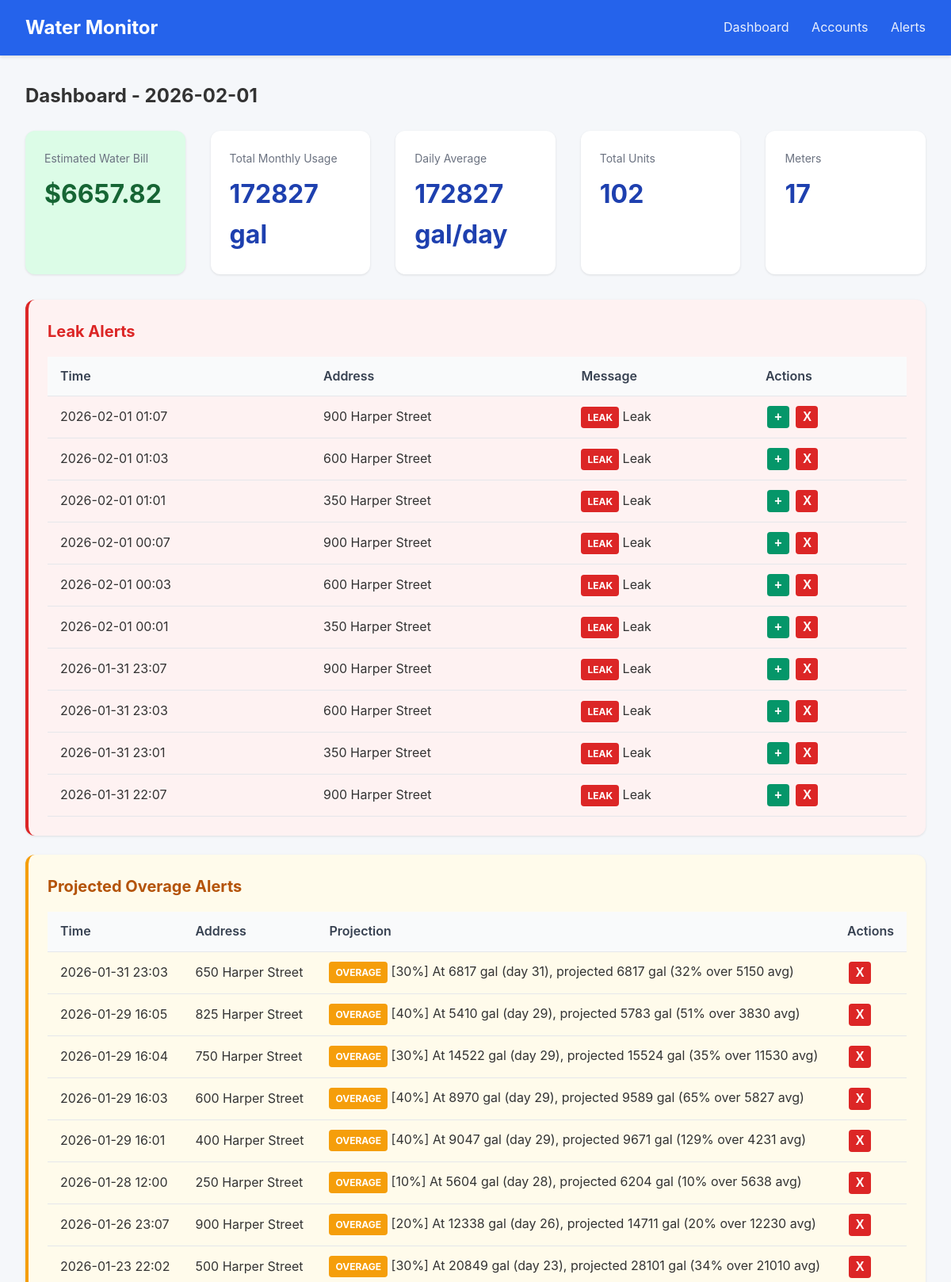
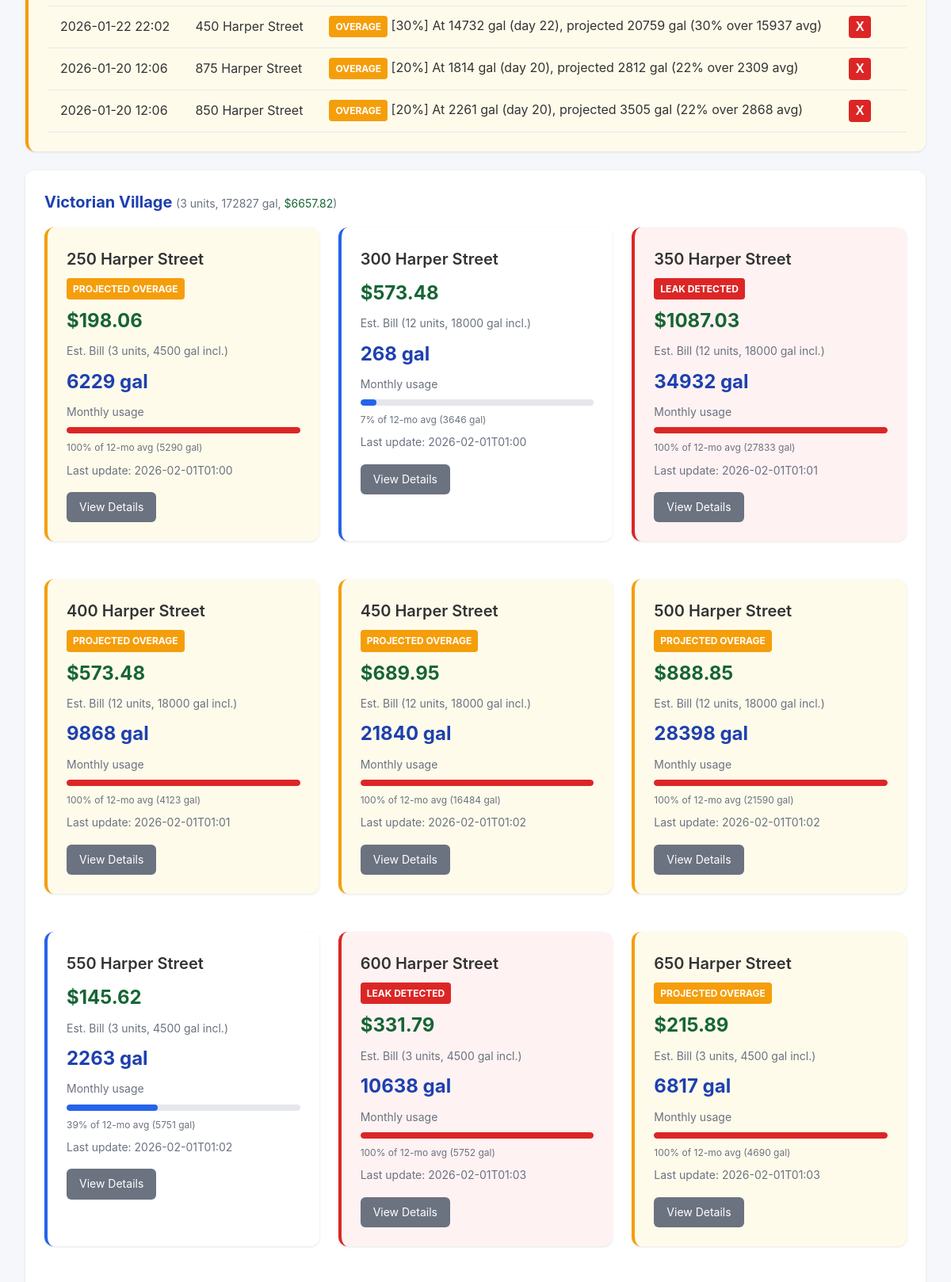
The page / (upper part) on the database its author committed (2 pictures, top to bottom).
### tables this page shows
CREATE TABLE accounts (
                id INTEGER PRIMARY KEY AUTOINCREMENT,
                email TEXT UNIQUE NOT NULL,
                password_encrypted TEXT NOT NULL,
                meter_id TEXT,
                account_number TEXT,
                address TEXT,
                building_name TEXT,
                unit_number TEXT,
                is_active INTEGER DEFAULT 1,
                last_scraped TIMESTAMP,
                created_at TIMESTAMP DEFAULT CURRENT_TIMESTAMP
            , avg_12mo REAL, monthly_usage REAL, unit_count INTEGER DEFAULT 1, leak_alerts INTEGER DEFAULT 1, min_overage_pct INTEGER DEFAULT 10);

CREATE TABLE scrape_logs (
                id INTEGER PRIMARY KEY AUTOINCREMENT,
                account_id INTEGER,
                status TEXT NOT NULL,
                message TEXT,
                created_at TIMESTAMP DEFAULT CURRENT_TIMESTAMP,
                FOREIGN KEY (account_id) REFERENCES accounts(id)
            );

### app.py (the view)
@app.route('/')
def dashboard():
    today = date.today()
    accounts = db.get_all_accounts()
    summaries = {s['account_id']: s for s in db.get_all_daily_summaries(today)}
    BASE_RATE = 47.54  # Water ($26.23) + Sewer ($21.31) per 1500 gal minimum
    OVERAGE_RATE = 30.33  # Per 1000 gallons over minimum
    MIN_GALLONS_PER_UNIT = 1500
    STORM_SEWAGE_FEE = 3.00  # Flat fee per meter
    meters = []
    total_monthly = 0
    total_daily_avg = 0
    total_units = 0
    total_estimated_bill = 0
    for account in accounts:
        monthly_usage = account.get('monthly_usage') or 0
        total_monthly += monthly_usage
        unit_count = account.get('unit_count') or 1
        total_units += unit_count
        included_gallons = MIN_GALLONS_PER_UNIT * unit_count
        base_cost = BASE_RATE * unit_count
        if monthly_usage > included_gallons:
            overage_gallons = monthly_usage - included_gallons
            overage_cost = (overage_gallons / 1000) * OVERAGE_RATE
        else:
            overage_cost = 0
        estimated_cost = base_cost + overage_cost + STORM_SEWAGE_FEE
        total_estimated_bill += estimated_cost
        avg_12mo = account.get('avg_12mo') or 3000  # Default until scraped
        days_in_month = today.day
        daily_avg = monthly_usage / days_in_month if days_in_month > 0 else 0
        total_daily_avg += daily_avg
        meters.append({
            'id': account['id'],
            'building': account['building_name'],
            'unit': account['unit_number'],
            'address': account.get('address', ''),
            'email': account['email'],
            'monthly_usage': monthly_usage,
            'daily_avg': daily_avg,
            'avg_12mo': avg_12mo,
            'last_scraped': account['last_scraped'],
            'leak_detected': False,  # Will be set from leak_alerts
            'unit_count': unit_count,
            'included_gallons': included_gallons,
            'estimated_cost': estimated_cost
        })
    buildings = {}
    for meter in meters:
        building = meter['building'] or 'Unknown'
        if building not in buildings:
            buildings[building] = []
        buildings[building].append(meter)
    recent_alerts = db.get_recent_alerts(10)
    with db.get_db() as conn:
        cursor = conn.cursor()
        cursor.execute('''
            SELECT sl.*, a.building_name, a.unit_number, a.address
            FROM scrape_logs sl
            JOIN accounts a ON sl.account_id = a.id
            WHERE sl.status = 'leak'
            ORDER BY sl.created_at DESC LIMIT 10
        ''')
        leak_alerts = [dict(row) for row in cursor.fetchall()]
        cursor.execute('''
            SELECT sl.*, a.building_name, a.unit_number, a.address
            FROM scrape_logs sl
            JOIN accounts a ON sl.account_id = a.id
            WHERE sl.status = 'overage_alert'
            AND sl.id IN (
                SELECT MAX(id) FROM scrape_logs
                WHERE status = 'overage_alert'
                GROUP BY account_id
            )
            ORDER BY sl.created_at DESC
        ''')
        overage_alerts = [dict(row) for row in cursor.fetchall()]
    leak_account_ids = {leak['account_id'] for leak in leak_alerts}
    overage_account_ids = {oa['account_id'] for oa in overage_alerts}
    for building_meters in buildings.values():
        for meter in building_meters:
            if meter['id'] in leak_account_ids:
                meter['leak_detected'] = True
            if meter['id'] in overage_account_ids:
                meter['overage_alert'] = True
    return render_template('dashboard.html',
                           buildings=buildings,
                           total_monthly=total_monthly,
                           total_daily_avg=total_daily_avg,
                           total_units=total_units,
                           total_estimated_bill=total_estimated_bill,
                           meter_count=len(meters),
                           today=today,
                           alerts=recent_alerts,
                           leak_alerts=leak_alerts,
                           overage_alerts=overage_alerts)

### database.py (called while the page is built)
@contextmanager
def get_db():
    conn = sqlite3.connect(config.DATABASE_PATH)
    conn.row_factory = sqlite3.Row
    try:
        yield conn
        conn.commit()
    finally:
        conn.close()

def get_all_accounts() -> list:
    with get_db() as conn:
        cursor = conn.cursor()
        cursor.execute('SELECT * FROM accounts WHERE is_active = 1 ORDER BY building_name, unit_number')
        return [dict(row) for row in cursor.fetchall()]

def get_all_daily_summaries(reading_date: date) -> list:
    with get_db() as conn:
        cursor = conn.cursor()
        cursor.execute('''
            SELECT ds.*, a.building_name, a.unit_number, a.email
            FROM daily_summaries ds
            JOIN accounts a ON ds.account_id = a.id
            WHERE ds.reading_date = ?
            ORDER BY a.building_name, a.unit_number
        ''', (reading_date,))
        return [dict(row) for row in cursor.fetchall()]

def get_recent_alerts(limit: int = 50) -> list:
    with get_db() as conn:
        cursor = conn.cursor()
        cursor.execute('''
            SELECT ah.*, a.building_name, a.unit_number, ac.alert_type
            FROM alert_history ah
            LEFT JOIN accounts a ON ah.account_id = a.id
            JOIN alert_configs ac ON ah.alert_config_id = ac.id
            ORDER BY ah.triggered_at DESC
            LIMIT ?
        ''', (limit,))
        return [dict(row) for row in cursor.fetchall()]

### templates/dashboard.html (shortened to what this page needs)
{% extends "base.html" %}
{% block content %}
<h2 style="margin-bottom: 1.5rem;">Dashboard - {{ today }}</h2>
<div class="stats">
    <div class="stat-card" style="background: #dcfce7;">
        <div class="label">Estimated Water Bill</div>
        <div class="value" style="color: #166534;">${{ "%.2f"|format(total_estimated_bill) }}</div>
    </div>
    <div class="stat-card">
        <div class="label">Total Monthly Usage</div>
        <div class="value">{{ "%.0f"|format(total_monthly) }} gal</div>
    </div>
    <div class="stat-card">
        <div class="label">Daily Average</div>
        <div class="value">{{ "%.0f"|format(total_daily_avg) }} gal/day</div>
    </div>
    <div class="stat-card">
        <div class="label">Total Units</div>
        <div class="value">{{ total_units }}</div>
    </div>
    <div class="stat-card">
        <div class="label">Meters</div>
        <div class="value">{{ meter_count }}</div>
    </div>
</div>
{% if leak_alerts %}
<div class="card" style="border-left: 4px solid #dc2626; background: #fef2f2;">
    <h2 style="color: #dc2626;">Leak Alerts</h2>
    <table>
        <thead>
            <tr>
                <th>Time</th>
                <th>Address</th>
                <th>Message</th>
                <th>Actions</th>
            </tr>
        </thead>
        <tbody>
            {% for leak in leak_alerts %}
            <tr id="leak-row-{{ leak.id }}">
                <td>{{ leak.created_at[:16] if leak.created_at else '' }}</td>
                <td>{{ leak.address or (leak.building_name + ' - ' + leak.unit_number) }}</td>
                <td><span class="leak-alert">LEAK</span> {{ leak.message }}</td>
                <td>
                    <button class="btn-icon btn-add" onclick="addLeakAlert({{ leak.account_id }})" title="Add alert notification">+</button>
                    <button class="btn-icon btn-dismiss" onclick="dismissLeak({{ leak.id }})" title="Dismiss alert">X</button>
                </td>
            </tr>
            {% endfor %}
        </tbody>
    </table>
</div>
{% endif %}
{% if overage_alerts %}
<div class="card" style="border-left: 4px solid #f59e0b; background: #fffbeb;">
    <h2 style="color: #b45309;">Projected Overage Alerts</h2>
    <table>
        <thead>
            <tr>
                <th>Time</th>
                <th>Address</th>
                <th>Projection</th>
                <th>Actions</th>
            </tr>
        </thead>
        <tbody>
            {% for alert in overage_alerts %}
            <tr id="overage-row-{{ alert.id }}">
                <td>{{ alert.created_at[:16] if alert.created_at else '' }}</td>
                <td>{{ alert.address or (alert.building_name + ' - ' + alert.unit_number) }}</td>
                <td><span class="overage-alert">OVERAGE</span> {{ alert.message }}</td>
                <td>
                    <button class="btn-icon btn-dismiss" onclick="dismissOverage({{ alert.id }})" title="Dismiss alert">X</button>
                </td>
            </tr>
            {% endfor %}
        </tbody>
    </table>
</div>
{% endif %}
{% for building, meters in buildings.items()|sort %}
<div class="card">
    <h2>{{ building }}
        <span class="text-muted" style="font-weight: normal;">
            ({{ meters[0].unit_count }} units,
            {{ "%.0f"|format(meters|sum(attribute='monthly_usage')) }} gal,
            <span style="color: #166534;">${{ "%.2f"|format(meters|sum(attribute='estimated_cost')) }}</span>)
        </span>
    </h2>
    <div class="grid">
        {% for meter in meters|sort(attribute='unit') %}
        <div class="card meter-card {% if meter.leak_detected %}leak-detected{% elif meter.overage_alert %}overage-detected{% endif %}">
            <div class="unit mb-2">{{ meter.address or ('Unit ' + (meter.unit or 'N/A')) }}</div>
            {% if meter.leak_detected %}
            <div class="leak-alert mb-2">LEAK DETECTED</div>
            {% elif meter.overage_alert %}
            <div class="overage-alert mb-2">PROJECTED OVERAGE</div>
            {% endif %}
            <div class="estimated-cost mb-2">${{ "%.2f"|format(meter.estimated_cost) }}</div>
            <div class="text-muted mb-2">Est. Bill ({{ meter.unit_count }} units, {{ meter.included_gallons }} gal incl.)</div>
            <div class="usage mb-2">{{ "%.0f"|format(meter.monthly_usage) }} gal</div>
            <div class="text-muted mb-2">Monthly usage</div>
            {% set max_usage = meter.avg_12mo if meter.avg_12mo > 0 else 3000 %}
            {% set pct = (meter.monthly_usage / max_usage * 100)|int %}
            {% set pct = pct if pct <= 100 else 100 %}
            <div class="usage-bar {% if pct > 80 %}usage-high{% elif pct > 50 %}usage-medium{% endif %} mb-2">
                <div class="fill" style="width: {{ pct }}%"></div>
            </div>
            <div class="text-muted mb-2" style="font-size: 0.75rem;">
                {{ "%.0f"|format(pct) }}% of 12-mo avg ({{ "%.0f"|format(max_usage) }} gal)
            </div>
            <div class="text-muted">
                {% if meter.last_scraped %}
                Last update: {{ meter.last_scraped[:16] }}
                {% endif %}
            </div>
            <div class="mt-4">
                <a href="{{ url_for('meter_detail', account_id=meter.id) }}" class="btn btn-secondary">
                    View Details
                </a>
            </div>
        </div>
        {% endfor %}
    </div>
</div>
{% endfor %}
{% endblock %}

### templates/base.html (style rules this page uses)
* { box-sizing: border-box; margin: 0; padding: 0; }
body { font-family: -apple-system, BlinkMacSystemFont, 'Segoe UI', Roboto, Oxygen, Ubuntu, sans-serif; background: #f5f7fa; color: #333; line-height: 1.6; }
.card { background: white; border-radius: 12px; box-shadow: 0 1px 3px rgba(0,0,0,0.1); padding: 1.5rem; margin-bottom: 1.5rem; }
.card h2 { margin-bottom: 1rem; color: #1e40af; font-size: 1.25rem; }
.grid { display: grid; grid-template-columns: repeat(auto-fill, minmax(300px, 1fr)); gap: 1.5rem; }
.stats { display: flex; gap: 2rem; margin-bottom: 2rem; }
.stat-card { background: white; border-radius: 12px; padding: 1.5rem; box-shadow: 0 1px 3px rgba(0,0,0,0.1); flex: 1; }
.stat-card .label { color: #6b7280; font-size: 0.875rem; margin-bottom: 0.5rem; }
.stat-card .value { font-size: 2rem; font-weight: 700; color: #1e40af; }
table { width: 100%; border-collapse: collapse; }
th, td { padding: 0.75rem 1rem; text-align: left; border-bottom: 1px solid #e5e7eb; }
th { background: #f9fafb; font-weight: 600; color: #374151; }
.btn { display: inline-block; padding: 0.5rem 1rem; border-radius: 6px; text-decoration: none; font-size: 0.875rem; cursor: pointer; border: none; }
.btn-secondary { background: #6b7280; color: white; }
.usage-bar { height: 8px; background: #e5e7eb; border-radius: 4px; overflow: hidden; }
.usage-bar .fill { height: 100%; background: #2563eb; border-radius: 4px; }
.usage-high .fill { background: #dc2626; }
.meter-card { border-left: 4px solid #2563eb; }
.meter-card.leak-detected { border-left: 4px solid #dc2626; background: #fef2f2; }
.meter-card .unit { font-size: 1.25rem; font-weight: 600; }
.meter-card .usage { font-size: 1.5rem; font-weight: 700; color: #1e40af; }
.meter-card .estimated-cost { font-size: 1.5rem; font-weight: 700; color: #166534; }
.leak-alert { background: #dc2626; color: white; padding: 0.25rem 0.5rem; border-radius: 4px; font-size: 0.75rem; font-weight: 700; display: inline-block; animation: pulse 2s infinite; }
.overage-alert { background: #f59e0b; color: white; padding: 0.25rem 0.5rem; border-radius: 4px; font-size: 0.75rem; font-weight: 700; display: inline-block; }
.meter-card.overage-detected { border-left: 4px solid #f59e0b; background: #fffbeb; }
.btn-icon { width: 28px; height: 28px; border-radius: 4px; border: none; cursor: pointer; font-weight: bold; font-size: 1rem; margin: 0 2px; }
.btn-dismiss { background: #dc2626; color: white; }
.btn-add { background: #059669; color: white; }
.text-muted { color: #6b7280; font-size: 0.875rem; }
.mb-2 { margin-bottom: 0.5rem; }
.mt-4 { margin-top: 1rem; }

### rows shown on the page
accounts: created_at "2026-02-01 01:07", address "900 Harper Street", message "Leak", created_at "2026-02-01 00:07", created_at "2026-01-31 23:07", created_at "2026-01-31 22:07", created_at "2026-01-26 23:07", message "[20%] At 12338 gal (day 26), projected 14711 gal (20% over 12230 avg)"
accounts: created_at "2026-02-01 01:03", address "600 Harper Street", message "Leak", created_at "2026-02-01 00:03", created_at "2026-01-31 23:03", created_at "2026-01-29 16:03", message "[40%] At 8970 gal (day 29), projected 9589 gal (65% over 5827 avg)", shows "LEAK DETECTED", estimated_cost "331.79", unit_count "3", included_gallons "4500", monthly_usage "10638", pct "100", avg_12mo "5752", last_scraped "2026-02-01T01:03"
accounts: created_at "2026-02-01 01:01", address "350 Harper Street", message "Leak", created_at "2026-02-01 00:01", created_at "2026-01-31 23:01", shows "LEAK DETECTED", estimated_cost "1087.03", unit_count "12", included_gallons "18000", monthly_usage "34932", pct "100", avg_12mo "27833", last_scraped "2026-02-01T01:01"
accounts: created_at "2026-01-31 23:03", address "650 Harper Street", message "[30%] At 6817 gal (day 31), projected 6817 gal (32% over 5150 avg)", shows "PROJECTED OVERAGE", estimated_cost "215.89", unit_count "3", included_gallons "4500", monthly_usage "6817", pct "100", avg_12mo "4690", last_scraped "2026-02-01T01:03"
accounts: created_at "2026-01-29 16:05", address "825 Harper Street", message "[40%] At 5410 gal (day 29), projected 5783 gal (51% over 3830 avg)"
accounts: created_at "2026-01-29 16:04", address "750 Harper Street", message "[30%] At 14522 gal (day 29), projected 15524 gal (35% over 11530 avg)"
accounts: created_at "2026-01-29 16:01", address "400 Harper Street", message "[40%] At 9047 gal (day 29), projected 9671 gal (129% over 4231 avg)", shows "PROJECTED OVERAGE", estimated_cost "573.48", unit_count "12", included_gallons "18000", monthly_usage "9868", pct "100", avg_12mo "4123", last_scraped "2026-02-01T01:01"
accounts: created_at "2026-01-28 12:00", address "250 Harper Street", message "[10%] At 5604 gal (day 28), projected 6204 gal (10% over 5638 avg)", building_name "Victorian Village", unit_count "3", meters "172827", meters "6657.82", shows "PROJECTED OVERAGE", estimated_cost "198.06", included_gallons "4500", monthly_usage "6229", pct "100", avg_12mo "5290", last_scraped "2026-02-01T01:00"
accounts: created_at "2026-01-23 22:02", address "500 Harper Street", message "[30%] At 20849 gal (day 23), projected 28101 gal (34% over 21010 avg)", shows "PROJECTED OVERAGE", estimated_cost "888.85", unit_count "12", included_gallons "18000", monthly_usage "28398", pct "100", avg_12mo "21590", last_scraped "2026-02-01T01:02"
accounts: created_at "2026-01-22 22:02", address "450 Harper Street", message "[30%] At 14732 gal (day 22), projected 20759 gal (30% over 15937 avg)", shows "PROJECTED OVERAGE", estimated_cost "689.95", unit_count "12", included_gallons "18000", monthly_usage "21840", pct "100", avg_12mo "16484", last_scraped "2026-02-01T01:02"
scrape_logs: created_at "2026-01-20 12:06", address "875 Harper Street", message "[20%] At 1814 gal (day 20), projected 2812 gal (22% over 2309 avg)"
scrape_logs: created_at "2026-01-20 12:06", address "850 Harper Street", message "[20%] At 2261 gal (day 20), projected 3505 gal (22% over 2868 avg)"
accounts: address "300 Harper Street", estimated_cost "573.48", unit_count "12", included_gallons "18000", monthly_usage "268", pct "7", avg_12mo "3646", last_scraped "2026-02-01T01:00"
accounts: address "550 Harper Street", estimated_cost "145.62", unit_count "3", included_gallons "4500", monthly_usage "2263", pct "39", avg_12mo "5751", last_scraped "2026-02-01T01:02"

### other values the page prints
{{ "%.2f"|format(total_estimated_bill) }} "6657.82"
{{ "%.0f"|format(total_monthly) }} "172827"
{{ "%.0f"|format(total_daily_avg) }} "172827"
{{ total_units }} "102"
{{ meter_count }} "17"
